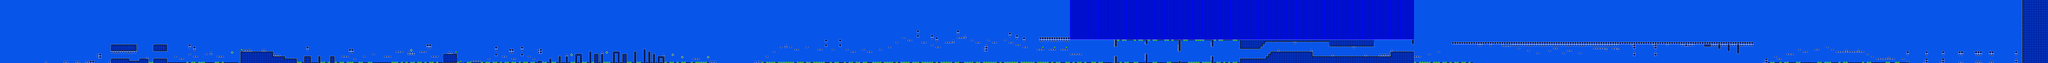

This game map was drawn from its Tiled (.tmx) file and the tilesets committed beside it. A one-line description and the trimmed map source follow:
An orthogonal 869x27 tile map with 16x16 px tiles, 1 tile layer, 1 hidden layer not drawn, 2 tilesets.

<map version="1.10" tiledversion="1.10.2" orientation="orthogonal" renderorder="right-down" width="869" height="27" tilewidth="16" tileheight="16" infinite="0" nextlayerid="3" nextobjectid="1">
 <editorsettings>
  <chunksize width="16" height="27" />
  <export target="baseafterbase.csv" format="csv" />
 </editorsettings>
 <tileset firstgid="1" name="famidash" tilewidth="16" tileheight="16" tilecount="256" columns="16">
  <image source="../../../GRAPHICS/famidash.bmp" width="256" height="256" />
 </tileset>
 <tileset firstgid="257" name="sprites" tilewidth="16" tileheight="16" tilecount="256" columns="16">
  <image source="../../../GRAPHICS/sprites.png" width="256" height="256" />
 </tileset>
 <layer id="1" width="869" height="27">
  <data>[23463 cells, 23463 non-empty, 35 distinct tile ids]</data>
 </layer>
 <layer id="2" name="SP" width="869" height="27" visible="0">
  <data>[23463 cells, 230 non-empty, 45 distinct tile ids]</data>
 </layer>
</map>
